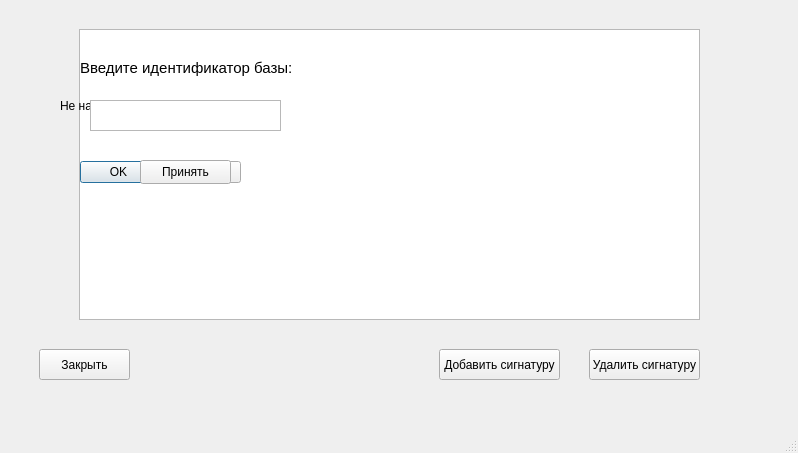
<?xml version="1.0" encoding="UTF-8"?>
<ui version="4.0">
 <class>App</class>
 <widget class="QMainWindow" name="App">
  <property name="geometry">
   <rect>
    <x>0</x>
    <y>0</y>
    <width>798</width>
    <height>453</height>
   </rect>
  </property>
  <property name="windowTitle">
   <string>App</string>
  </property>
  <widget class="QWidget" name="centralwidget">
   <widget class="QWidget" name="CreateDatabaseWidget" native="true">
    <property name="geometry">
     <rect>
      <x>10</x>
      <y>10</y>
      <width>311</width>
      <height>201</height>
     </rect>
    </property>
    <widget class="QDialogButtonBox" name="buttonBox">
     <property name="geometry">
      <rect>
       <x>70</x>
       <y>150</y>
       <width>161</width>
       <height>24</height>
      </rect>
     </property>
     <property name="standardButtons">
      <set>QDialogButtonBox::Cancel|QDialogButtonBox::Ok</set>
     </property>
    </widget>
    <widget class="QLabel" name="label">
     <property name="geometry">
      <rect>
       <x>50</x>
       <y>60</y>
       <width>221</width>
       <height>71</height>
      </rect>
     </property>
     <property name="text">
      <string>Не найдена сигнатурная база. Создать?</string>
     </property>
    </widget>
    <widget class="QWidget" name="EnterIdentificatorWidget" native="true">
     <property name="geometry">
      <rect>
       <x>-10</x>
       <y>-10</y>
       <width>371</width>
       <height>201</height>
      </rect>
     </property>
     <widget class="QPushButton" name="createDbButton">
      <property name="geometry">
       <rect>
        <x>140</x>
        <y>160</y>
        <width>91</width>
        <height>24</height>
       </rect>
      </property>
      <property name="text">
       <string>Принять</string>
      </property>
     </widget>
     <widget class="QLabel" name="label_2">
      <property name="geometry">
       <rect>
        <x>80</x>
        <y>60</y>
        <width>221</width>
        <height>16</height>
       </rect>
      </property>
      <property name="font">
       <font>
        <pointsize>11</pointsize>
       </font>
      </property>
      <property name="text">
       <string>Введите идентификатор базы:</string>
      </property>
     </widget>
     <widget class="QTextEdit" name="textIdentificator">
      <property name="geometry">
       <rect>
        <x>90</x>
        <y>100</y>
        <width>191</width>
        <height>31</height>
       </rect>
      </property>
     </widget>
    </widget>
   </widget>
   <widget class="QWidget" name="MainWindowWidget" native="true">
    <property name="geometry">
     <rect>
      <x>9</x>
      <y>-1</y>
      <width>781</width>
      <height>411</height>
     </rect>
    </property>
    <widget class="QTableView" name="databaseTable">
     <property name="geometry">
      <rect>
       <x>70</x>
       <y>30</y>
       <width>621</width>
       <height>291</height>
      </rect>
     </property>
    </widget>
    <widget class="QPushButton" name="addSignature">
     <property name="geometry">
      <rect>
       <x>430</x>
       <y>350</y>
       <width>121</width>
       <height>31</height>
      </rect>
     </property>
     <property name="text">
      <string>Добавить сигнатуру</string>
     </property>
    </widget>
    <widget class="QPushButton" name="deleteSignatureButton">
     <property name="geometry">
      <rect>
       <x>580</x>
       <y>350</y>
       <width>111</width>
       <height>31</height>
      </rect>
     </property>
     <property name="text">
      <string>Удалить сигнатуру</string>
     </property>
    </widget>
    <widget class="QPushButton" name="closeAppButton">
     <property name="geometry">
      <rect>
       <x>30</x>
       <y>350</y>
       <width>91</width>
       <height>31</height>
      </rect>
     </property>
     <property name="text">
      <string>Закрыть</string>
     </property>
    </widget>
   </widget>
   <zorder>MainWindowWidget</zorder>
   <zorder>CreateDatabaseWidget</zorder>
  </widget>
  <widget class="QMenuBar" name="menubar">
   <property name="geometry">
    <rect>
     <x>0</x>
     <y>0</y>
     <width>798</width>
     <height>21</height>
    </rect>
   </property>
  </widget>
  <widget class="QStatusBar" name="statusbar"/>
 </widget>
 <resources/>
 <connections/>
</ui>
